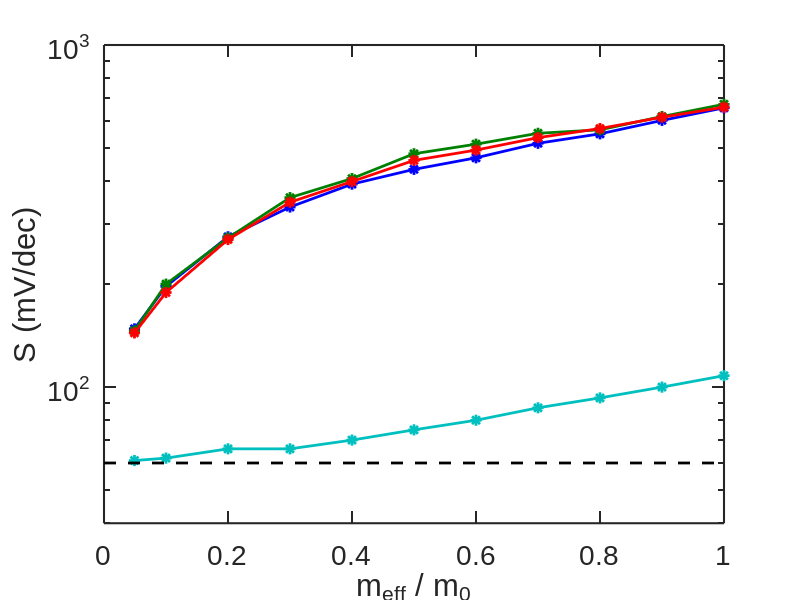

This chart was generated by the following MATLAB code: (Note: this script raises an error after producing the figure.)
clear;
 
% %%%%%%%%%%%%%%%%%%%%%%%%%%%%%%%% %
% Figure settings for publications %
% %%%%%%%%%%%%%%%%%%%%%%%%%%%%%%%% %
 
% The new defaults will not take effect %if there are any open figures. To
% use them, we close 00_all figures, and then repeat the first example.
close all;
 
% Default settings: Default + Object type + Property
 
% Object type: Line
set(0,'DefaultLineLineWidth',2);
set(0,'DefaultLineMarkerSize',8);
 
% Object type: Axes
set(0,'DefaultAxesFontName','Arial');
set(0,'DefaultAxesFontSize',20);
set(0,'DefaultAxesLineWidth',1.5);
set(0,'DefaultAxesTickLength',[0.02 0.02]);
% set(0,'DefaultAxesUnits','inches');
% set(0,'DefaultAxesOuterPosition', [0 0 7 7]);
% set(0,'DefaultAxesPosition',[1 1 5 4]); 

%%set(0,'DefaultAxesUnits','normalized');
%%set(0,'DefaultAxesOuterPosition', [0 0 1 1]);
%%set(0,'DefaultAxesPosition',[0.15 0.15 0.7 0.7]); 
 
% Object type: Text
set(0,'DefaultTextFontName','Arial');
set(0,'DefaultTextFontSize',20);
set(0,'DefaultTextInterpreter','remove')
% set(0,'DefaultTextFontName','remove');
% set(0,'DefaultTextFontSize','remove');
% set(0,'DefaultTextInterpreter','remove');
	   
map = [0, 0, 1
    0, 0.5, 0
    1, 0, 0
    0, 0.75, 0.75
    0.75, 0, 0.75];

meff = [4.914666977601574E-002, 0.1, 0.2, 0.3, 0.4, 0.5, 0.6, 0.7, 0.8, 0.9, 1.0];

% [ss1,Ion_Ioff1,Ion_I01] = all_fbg;
% [ss2,Ion_Ioff2,Ion_I02] = all_1g;
% [ss3,Ion_Ioff3,Ion_I03] = all_2g;
% [ss4,Ion_Ioff4,Ion_I04] = all_3g;

%ss_1 = [148	201	273	339	411	435	466	532	558	609	660]; %1g
%ss_2 = [143	193	276	348	409	478	527	570	575	626	676]; %fbg
%ss_3 = [142	183	276	341	389	436	490	527	574	619	661]; %2g
%ss_4 = [66	66	71	78	82	77	80	83	87	91	95]; %3g

ss_1 = [148	197	275	336	392	433	468	516	550	602	655]; %1g
ss_2 = [146	200	273	358	407	481	513	552	565	618	671]; %fbg
ss_3 = [144	189	270	347	399	460	493	536	570	615	658]; %2g
ss_4 = [61	62	66	66	70	75	80	87	93	100	108]; %3g
%ss_4 = [60	60	61	62	64	67	70	73	77	82	86]; %3g


Ion_I0_1 = [5404.67572548329	3124.19514304756	973.597284241673	409.941535990626	211.378315701143	124.303348113533	80.2384072427288	55.5634147559040	40.6544607154930	31.0923985790319	24.6560878004517]; %1G

Ion_I0_2 = [19538.4354561504	6246.11162885216	1501.15181859485	586.145274042729	289.918887018017	165.754286832224	104.772154159326	71.3621113224998	51.5127044761230	38.9523114883038	30.5905473096451]; %FBG

Ion_I0_3 = [33983.4260239504	10908.8048658001	2740.49021968749	1078.52232695558	536.456757680037	307.940281178240	195.188821597931	133.191748191507	96.2455960598396	72.8037544413216	57.1637312429766]; %2G

Ion_I0_4 = [18007.9675369028	5441.26343924060	1250.09278693963	463.716733233140	219.078872009195	120.359423422118	73.4576612876593	48.4914877664650	34.0291684636342	25.0819386229597	19.2464428274669]; %3G


Ion_1 = [-1.28582548900000e-06	-7.36198328600000e-07	-2.30124502400000e-07	-9.72948160600000e-08	-5.03334113200000e-08	-2.96763541600000e-08	-1.91966987300000e-08	-1.33165686700000e-08	-9.75781993100000e-09	-7.47221395800000e-09	-5.93196180800000e-09 ];

Ion_2 = [ -2.25172270500000e-06	-8.50851120600000e-07	-2.33962033500000e-07	-9.76327395700000e-08	-5.03649512800000e-08	-2.96678929200000e-08	-1.91835828100000e-08	-1.33044505800000e-08	-9.74741388000000e-09	-7.46335204300000e-09	-5.92436482400000e-09];
Ion_3 = [ -2.23125376900000e-06	-8.29070587400000e-07	-2.33613828600000e-07	-9.71580250300000e-08	-5.00267088200000e-08	-2.94237449200000e-08	-1.89965802900000e-08	-1.31525796900000e-08	-9.61781552500000e-09	-7.34831092800000e-09	-5.81909228500000e-09];
Ion_4 = [ -2.74922745100000e-06	-1.17658302000000e-06	-3.79730060600000e-07	-1.70858042100000e-07	-9.19015656300000e-08	-5.54036730900000e-08	-3.62002506600000e-08	-2.51313434200000e-08	-1.82999330200000e-08	-1.38520226600000e-08	-1.08278587300000e-08];

aux = 1;

if aux == 1

ss60 = [60	60	60	60	60	60	60	60	60	60	60]; %1g
meff2 = [0.0, 0.1, 0.2, 0.3, 0.4, 0.5, 0.6, 0.7, 0.8, 0.9, 1.0];

figure
semilogy(meff, ss_1,'Color',map(1,:),'Marker', '*');
hold
semilogy(meff, ss_2,'Color',map(2,:),'Marker', '*');
semilogy(meff, ss_3,'Color',map(3,:),'Marker', '*');
semilogy(meff, ss_4,'Color',map(4,:),'Marker', '*');
semilogy(meff2, ss60,'Color','k','LineStyle', '--');

xlabel('m_{eff} / m_0');
ylabel('S (mV/dec)');

axis([0 1 40 1000])

ay = gca;
ay.YTick = [1e1 1e2 1e3 1e4 1e5 1e6 1e7 1e8];


legend({'1G', 'FBG' '2G', '3G'},'Location', 'east'); 
legend('boxoff');
%print('all_ss', '-depsc');
print('Sub_slope', '-depsc');

end

if aux == 3
figure
semilogy(meff, Ion_I0_1,'Color',map(1,:), 'Marker', '*');
hold
semilogy(meff, Ion_I0_2,'Color',map(2,:),'Marker', '*');
semilogy(meff, Ion_I0_3,'Color',map(3,:),'Marker', '*');
semilogy(meff, Ion_I0_4,'Color',map(4,:),'Marker', '*');

xlabel('m_{eff} / m_0');
ylabel('I_{on}/I_{off}');

legend({'1G', 'FBG' '2G', '3G'},'Location', 'best'); 
legend('boxoff');
%print('all_ion_i0', '-depsc');
print('Ion_Ioff', '-depsc');
%end

%if aux == 4
figure
semilogy(meff, Ion_1,'Color',map(1,:), 'Marker', '*');
hold
semilogy(meff, Ion_2,'Color',map(2,:),'Marker', '*');
semilogy(meff, Ion_3,'Color',map(3,:),'Marker', '*');
semilogy(meff, Ion_4,'Color',map(4,:),'Marker', '*');

xlabel('m_{eff} / m_0');
ylabel('I_{on}');

legend({'1G', 'FBG' '2G', '3G'},'Location', 'best'); 
legend('boxoff');
print('Ion', '-depsc');
%print('all_ion_i0', '-depsc');

end